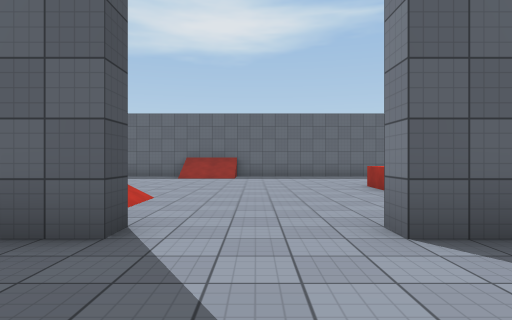
view 1 (above)

16 first-person views from a walk through a 3-D level made in the Unity game engine. The camera is 1.3 m above the floor, looks level and sees 75° across. The floor is counted in squares, 2 m on a side. Each view is taken from the middle of a square. On the plan, view 1 faces up. The plan holds only what a view shows up to about 10 squares ahead; the rest is blank. Surface patterns are stand-ins for the level's own textures.

view 2
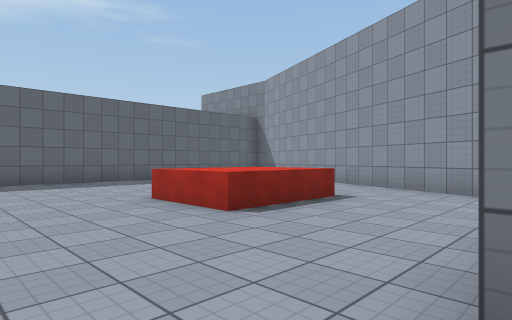

view 3
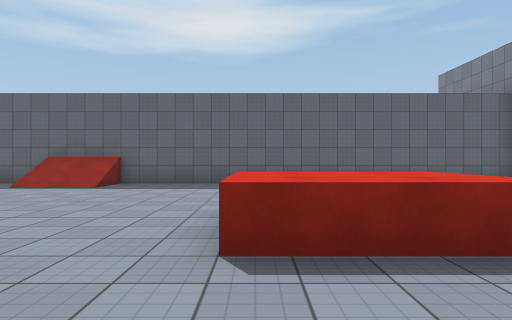

view 4
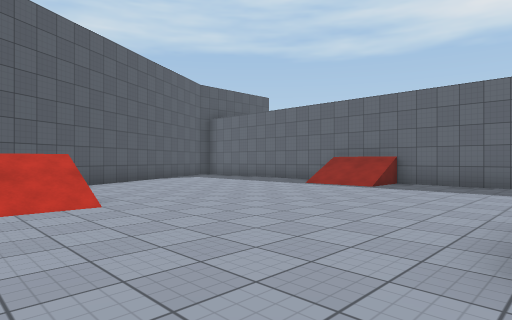

view 5
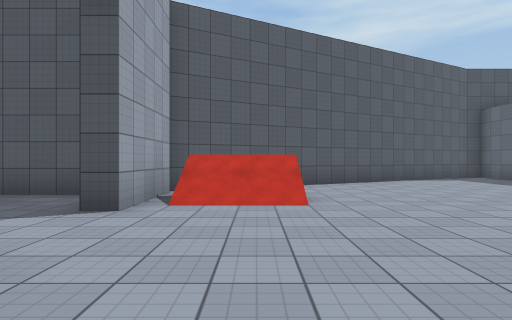

view 6
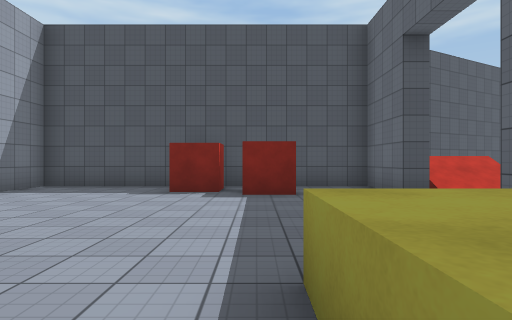

view 7
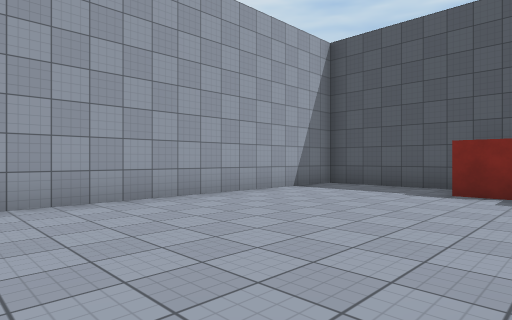

view 8
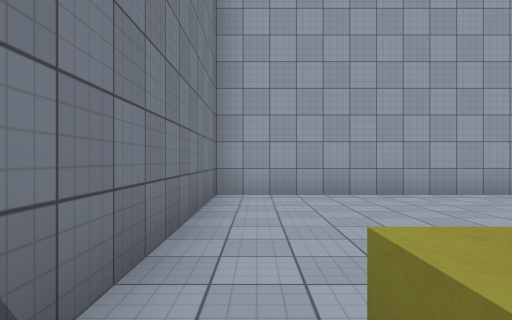

view 9
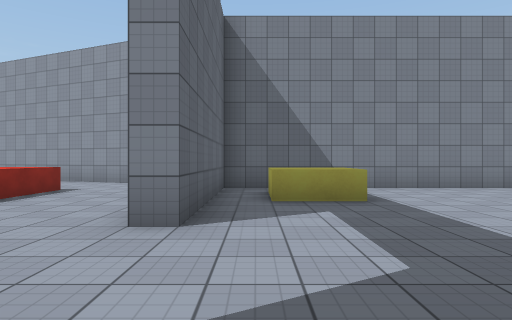

view 10
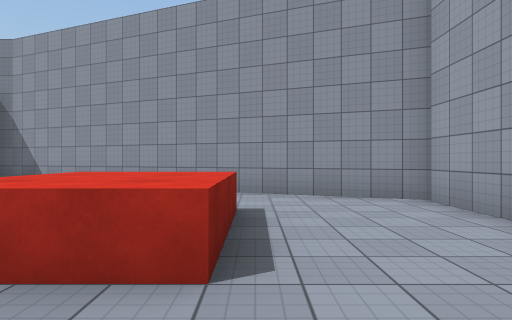

view 11
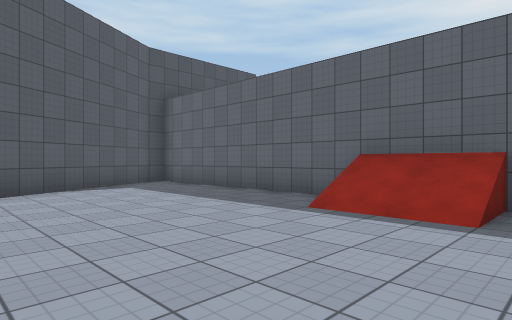

view 12
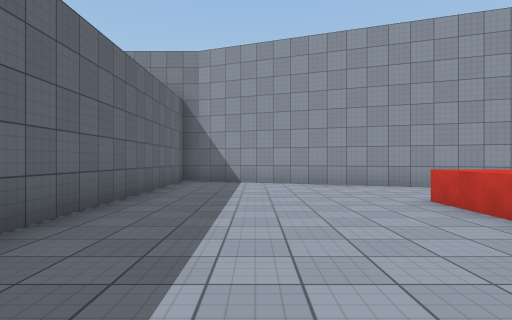

view 13
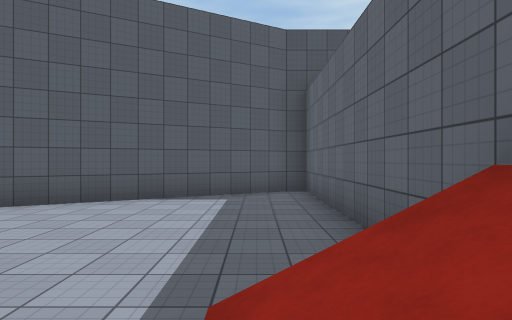

view 14
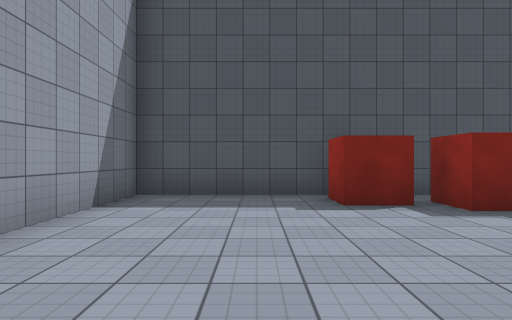

view 15
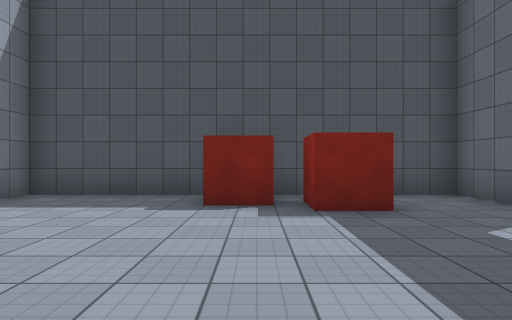

view 16
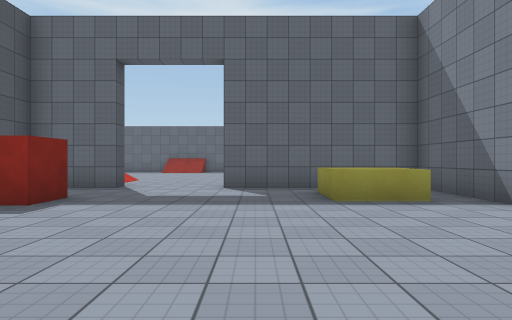

### Floor plan
Key: @ floor where view 1 was taken; # wall or solid block; . floor; / step, stairs or slope; ^ raised ledge.
Columns run from 10 left of view 1 to 11 right of it. Each row starts with its distance up from view 1.
 14 ######################
 13 #.......//...........#
 12 ##......//..........##
 11  #..................#
 10  ##.................#
  9   #................##
  8   ##.........^^^...#
  7    ##........^^^..##
  6     #.............#
  5     ## //.........#
  4      # //........##
  3       ###...######
  2       #.........#
  1       #.......^.#
  0       #.#.@.....#
 -1       #.#.......#
 -2       #.........#
 -3       #.........#
 -4       #.........#
 -5       #.........#
 -6       ###########

Where each view was taken, in squares from view 1:
view 1: 0 up, 0 right, facing up
view 2: 3 up, 0 right, facing up-right
view 3: 4 up, 3 right, facing up
view 4: 4 up, 3 right, facing up-left
view 5: 5 up, 3 right, facing left
view 6: 0 up, 5 right, facing left
view 7: 0 up, 5 right, facing down-left
view 8: 1 up, 5 right, facing down
view 9: 2 up, 2 left, facing right
view 10: 6 up, 1 right, facing right
view 11: 8 up, 0 right, facing up-left
view 12: 11 up, 0 right, facing right
view 13: 12 up, 1 left, facing left
view 14: 3 down, 3 right, facing left
view 15: 1 down, 3 right, facing left
view 16: 5 down, 2 right, facing up
